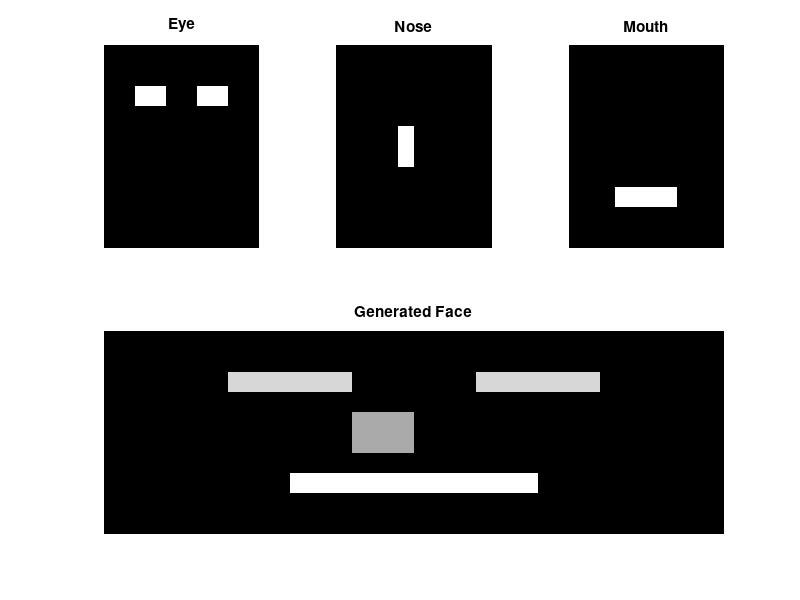

MATLAB code to generate this figure: (Note: this script raises an error after producing the figure.)
%% Simulating stick figure faces

% Size of the synthetic image (e.g., 10x10 pixels)
img_size = [10, 10];
num_features = 3;  % eyes, nose, mouth

% Generate basis features (W) - simple patterns
eye = zeros(img_size);
eye(3, 3:4) = 1;
eye(3, 7:8) = 1;

nose = zeros(img_size);
nose(5:6, 5) = 1;

mouth = zeros(img_size);
mouth(8, 4:7) = 1;

% Stack features into W (flatten each to a column vector)
W = [eye(:), nose(:), mouth(:)];

% Coefficient matrix H - how much of each feature is used
H = [1; 0.8; 1.2];  % weights for eye, nose, mouth

% Generate final image
V = W * H;

% Reshape to image
face_image = reshape(V, img_size);

% Plot
figure;
subplot(2,3,1); imagesc(reshape(W(:,1), img_size)); title('Eye'); axis off;
subplot(2,3,2); imagesc(reshape(W(:,2), img_size)); title('Nose'); axis off;
subplot(2,3,3); imagesc(reshape(W(:,3), img_size)); title('Mouth'); axis off;
subplot(2,3,[4 5 6]); imagesc(face_image); title('Generated Face'); axis off;
colormap gray;

%% Creating multiple fake faces 

% Create multiple combinations of facial parts
H = [1 0.8 1.2;    % Face 1
     0.5 1 1;      % Face 2
     1 0.2 0.8; 
     1 0.25 0.75; 
     0.4 0.75 1.25; 
     1.2, 0.5 1; 
     0.4 1.3 0.2;  
     0.4 1.3 0.2; 
     0.4 0.75 1.25; 
     1.25 0.1 0.1]';  % Each column = one face

% W is 100 x 3 (flattened parts), H is 3 x 10 (10 faces)
V = W * H;         % V will be 100 x 10


%%  Apply NMF
num_features = 3;
[W_est, H_est] = nnmf(V, num_features,'algorithm','mult');

%% Show identified components 

% Display estimated basis images
img_size = [10 10];
figure;
for i = 1:num_features
    subplot(1, num_features, i);
    imagesc(reshape(W_est(:,i), img_size));
    title(['Component ', num2str(i)]);
    axis off;
end
colormap gray;

%% Plot original vs reconstructed faces
num_faces = size(V, 2);  % 10 faces
img_size = [10, 10];

% Reconstruct faces
V_hat = W_est * H_est;

figure;
for i = 1:num_faces
    % Original face
    subplot(2, num_faces, i);
    imagesc(reshape(V(:,i), img_size));
    title(['Original ', num2str(i)]);
    axis off;

    % Reconstructed face
    subplot(2, num_faces, i + num_faces);
    imagesc(reshape(V_hat(:,i), img_size));
    title(['Recon ', num2str(i)]);
    axis off;
end
colormap gray;
sgtitle('Original vs Reconstructed Stick Faces');